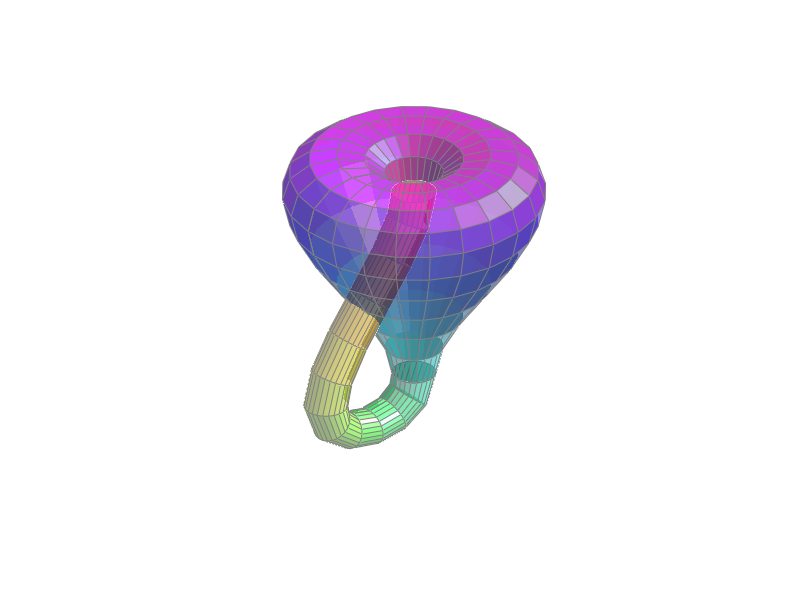

MATLAB code for this plot: (Note: this script raises an error after producing the figure.)
%% Klein Bottle
% This example shows how to display a self-intersecting Klein bottle.
%
% A Klein bottle is a nonorientable surface in four-dimensional space. It
% is formed by attaching two Mobius strips along their common boundary.
%
% Klein bottles cannot be constructed without intersection in
% three-dimensional space.
%
% Thanks to Davide Cervone, University of Minnesota.

%   Copyright 1984-2012 The MathWorks, Inc.


%% Generate The Klein Bottle
% Define Klein bottle parameters

n = 12;
a = .2;                         % the diameter of the small tube
c = .6;                         % the diameter of the bulb
t1 = pi/4 : pi/n : 5*pi/4;      % parameter along the tube
t2 = 5*pi/4 : pi/n : 9*pi/4;    % angle around the tube
u  = pi/2 : pi/n : 5*pi/2;
[X,Z1] = meshgrid(t1,u);
[Y,Z2] = meshgrid(t2,u);

% The handle
len = sqrt(sin(X).^2 + cos(2*X).^2);
x1 = c*ones(size(X)).*(cos(X).*sin(X) ...
    - 0.5*ones(size(X))+a*sin(Z1).*sin(X)./len);
y1 = a*c*cos(Z1).*ones(size(X));
z1 = ones(size(X)).*cos(X) + a*c*sin(Z1).*cos(2*X)./len;
handleHndl=surf(x1,y1,z1,X);
set(handleHndl,'EdgeColor',[.5 .5 .5]);
hold on;

% The bulb
r = sin(Y) .* cos(Y) - (a + 1/2) * ones(size(Y));
x2 = c * sin(Z2) .* r;
y2 = - c * cos(Z2) .* r;
z2 = ones(size(Y)) .* cos(Y);
bulbHndl=surf(x2,y2,z2,Y);
set(bulbHndl,'EdgeColor',[.5 .5 .5])

colormap(hsv);
axis vis3d
view(-37,30);
axis off
light('Position',[2 -4 5])
light
hold off

%% Half of The Bottle

shading interp
c = X;
[row, col] = size(c);
c(1:floor(row/2),:) = NaN*ones(floor(row/2),col);
set(handleHndl,'CData',c);

c = Y;
[row, col] = size(c);
c(1:floor(row/2),:) = NaN*ones(floor(row/2),col);
set(bulbHndl,'CData',c);
set([handleHndl bulbHndl],'FaceAlpha',1);


%% Transparent Bottle

shading faceted;
set(handleHndl,'CData',X);
set(bulbHndl,'CData',Y);
set([handleHndl bulbHndl], ... 
    'EdgeColor',[.5 .5 .5], ...
    'FaceAlpha',.5);


displayEndOfDemoMessage(mfilename)